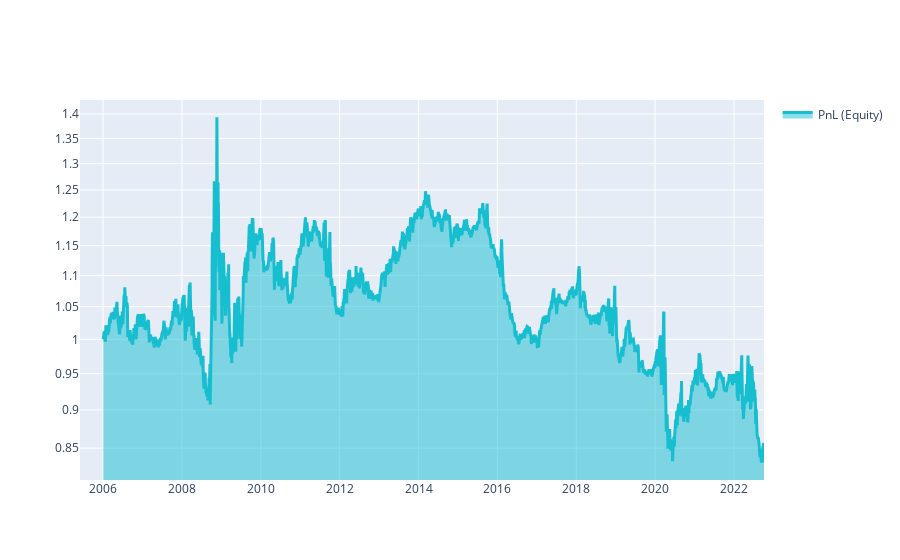

Notebook code cell kept with this figure:
### Markdown cell above
# Q18 Quick Start

This template shows you the basic steps for taking part to the **Q18 NASDAQ-100 Stock Long-Short contest**.

### Code cell
# ! conda install -y scikit-learn

import xarray as xr

import qnt.ta as qnta
import qnt.data as qndata
import qnt.output as qnout
import qnt.stats as qns
import qnt.stats as qnstats

data = qndata.stocks.load_ndx_data(min_date="2005-06-01")

close     = data.sel(field="close")
is_liquid = data.sel(field="is_liquid")
sma_slow  = qnta.sma(close, 100)
sma_fast  = qnta.sma(close, 10)
weights   = xr.where(sma_slow < sma_fast, 1, -1)
weights   = weights * is_liquid

weights = qnout.clean(weights, data, "stocks_nasdaq100")

# calc stats
stats = qns.calc_stat(data, weights.sel(time=slice("2006-01-01", None)))
display(stats.to_pandas().tail())

# graph
performance = stats.to_pandas()["equity"]
import qnt.graph as qngraph

qngraph.make_plot_filled(performance.index, performance, name="PnL (Equity)", type="log")

def get_sharpe(market_data, weights):
    rr = qnstats.calc_relative_return(market_data, weights)
    sharpe = qnstats.calc_sharpe_ratio_annualized(rr).values[-1]
    return sharpe

sharpe = get_sharpe(data, weights)
print("Sharpe Ratio: ",sharpe)

### Figure 1 — Plotly figure (JSON) as saved in the notebook; plotly's stock layout.template omitted (floating-point values rounded to 4 significant figures; data arrays with more than 128 entries replaced by an {"elided": "..."} marker saying what was removed)
{"data": [{"fill": "tonexty", "line": {"color": "#17BECF", "width": 3}, "name": "PnL (Equity)", "type": "scatter", "x": {"elided": "4369 str values"}, "y": {"elided": "4369 float values"}}], "layout": {"autosize": true, "showlegend": true, "xaxis": {"autorange": true, "range": ["2005-06-01", "2022-10-06"], "type": "date"}, "yaxis": {"range": [-0.09122, 0.1552], "type": "log"}}}
